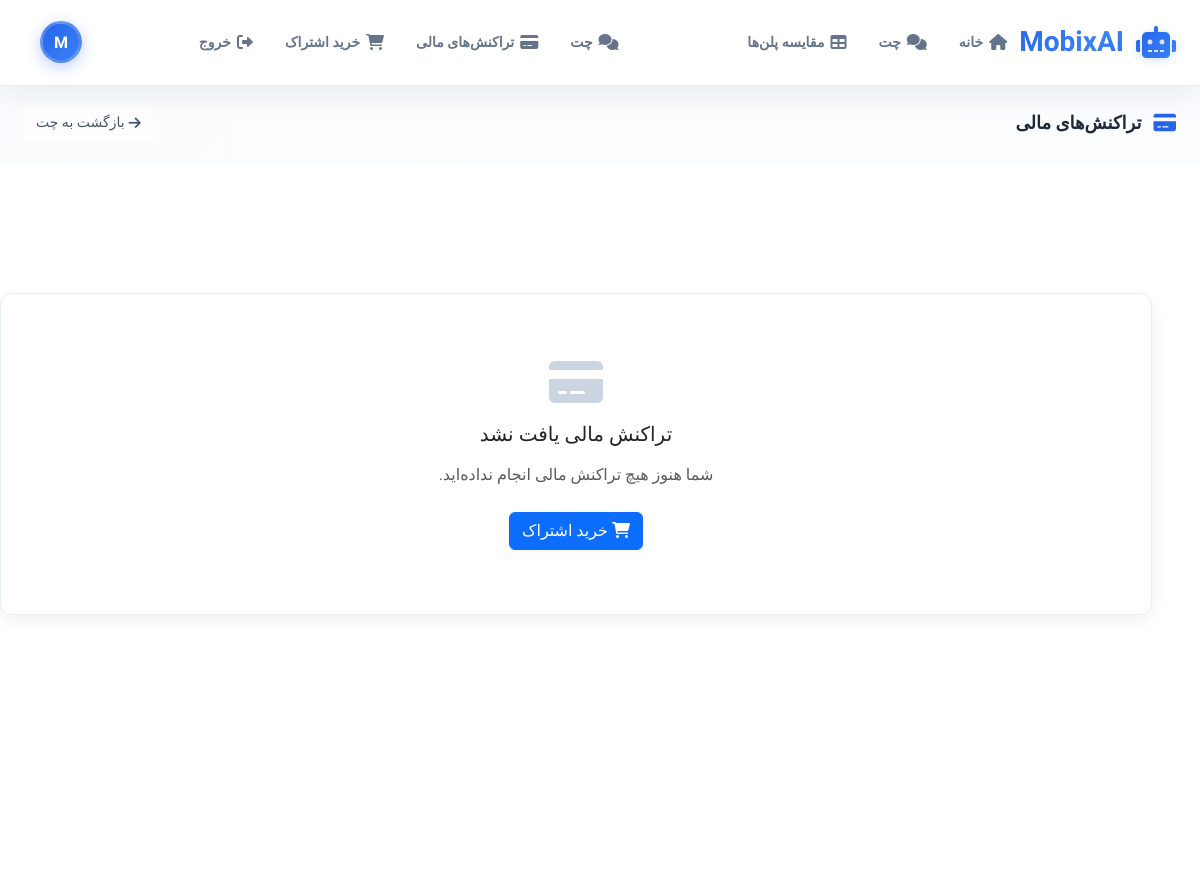
The app's page /financial-transactions/ (signed in), older data.
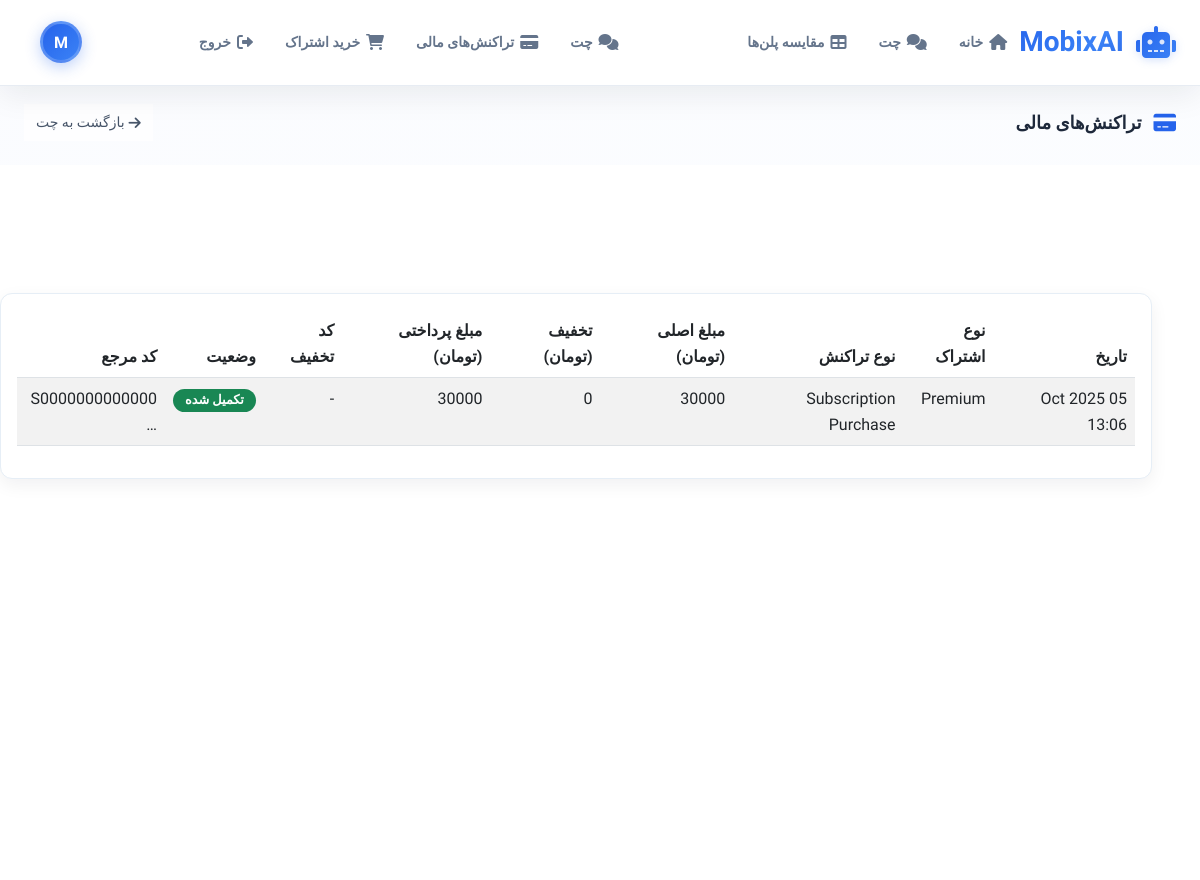
The same page, newer data.
### subscriptions/models.py (models this page shows, shortened)
class FinancialTransaction(models.Model):
    TRANSACTION_TYPES = [
        ('subscription_purchase', 'Subscription Purchase'),
        ('subscription_upgrade', 'Subscription Upgrade'),
        ('subscription_renewal', 'Subscription Renewal'),
    ]
    TRANSACTION_STATUS = [
        ('pending', 'Pending'),
        ('completed', 'Completed'),
        ('failed', 'Failed'),
        ('refunded', 'Refunded'),
    ]
    user = models.ForeignKey(User, on_delete=models.CASCADE, related_name='financial_transactions')
    subscription_type = models.ForeignKey(SubscriptionType, on_delete=models.CASCADE, null=True, blank=True)
    transaction_type = models.CharField(max_length=30, choices=TRANSACTION_TYPES)
    status = models.CharField(max_length=20, choices=TRANSACTION_STATUS, default='pending')
    amount = models.DecimalField(max_digits=10, decimal_places=2, help_text="Amount in Tomans")
    original_amount = models.DecimalField(max_digits=10, decimal_places=2, null=True, blank=True, help_text="Original amount before discounts in Tomans")
    discount_amount = models.DecimalField(max_digits=10, decimal_places=2, default=0, help_text="Discount amount in Tomans")
    authority = models.CharField(max_length=100, unique=True, help_text="Payment authority from gateway")
    reference_id = models.CharField(max_length=100, null=True, blank=True, help_text="Reference ID from payment gateway")
    discount_code = models.ForeignKey(DiscountCode, on_delete=models.SET_NULL, null=True, blank=True)
    created_at = models.DateTimeField(default=timezone.now)
    updated_at = models.DateTimeField(auto_now=True)
    class Meta:
        db_table = 'financial_transactions'
        verbose_name = "Financial Transaction"
        verbose_name_plural = "Financial Transactions"
        ordering = ['-created_at']

class SubscriptionType(models.Model):
    name = models.CharField(max_length=50, unique=True)
    description = models.TextField(blank=True)
    price = models.DecimalField(max_digits=10, decimal_places=2, default=0)
    duration_days = models.IntegerField(default=30, help_text="Subscription duration in days")
    sku = models.CharField(max_length=50, unique=True, help_text="Stock Keeping Unit for the subscription")
    max_tokens = models.IntegerField(default=0, help_text="Maximum tokens allowed for this subscription (0 for unlimited)")
    max_tokens_free = models.IntegerField(default=0, help_text="Maximum free tokens allowed for this subscription (0 for unlimited)")
    max_openrouter_cost_usd = models.DecimalField(
        max_digits=10,
        decimal_places=2,
        default=0,
        help_text="Maximum OpenRouter API cost in USD allowed for this subscription (0 for unlimited)"
    )
    hourly_max_messages = models.IntegerField(default=0, help_text="Maximum messages per hour (0 for unlimited)")
    hourly_max_tokens = models.IntegerField(default=0, help_text="Maximum tokens per hour (0 for unlimited)")
    three_hours_max_messages = models.IntegerField(default=0, help_text="Maximum messages per 3 hours (0 for unlimited)")
    three_hours_max_tokens = models.IntegerField(default=0, help_text="Maximum tokens per 3 hours (0 for unlimited)")
    twelve_hours_max_messages = models.IntegerField(default=0, help_text="Maximum messages per 12 hours (0 for unlimited)")
    twelve_hours_max_tokens = models.IntegerField(default=0, help_text="Maximum tokens per 12 hours (0 for unlimited)")
    daily_max_messages = models.IntegerField(default=0, help_text="Maximum messages per day (0 for unlimited)")
    daily_max_tokens = models.IntegerField(default=0, help_text="Maximum tokens per day (0 for unlimited)")
    weekly_max_messages = models.IntegerField(default=0, help_text="Maximum messages per week (0 for unlimited)")
    weekly_max_tokens = models.IntegerField(default=0, help_text="Maximum tokens per week (0 for unlimited)")
    monthly_max_messages = models.IntegerField(default=0, help_text="Maximum messages per month (0 for unlimited)")
    monthly_max_tokens = models.IntegerField(default=0, help_text="Maximum tokens per month (0 for unlimited)")
    monthly_free_model_messages = models.IntegerField(default=0, help_text="Maximum free model messages per month (0 for unlimited)")
    monthly_free_model_tokens = models.IntegerField(default=0, help_text="Maximum free model tokens per month (0 for unlimited)")
    daily_image_generation_limit = models.IntegerField(default=10, help_text="Maximum images that can be generated per day (0 for unlimited)")
    weekly_image_generation_limit = models.IntegerField(default=50, help_text="Maximum images that can be generated per week (0 for unlimited)")
    monthly_image_generation_limit = models.IntegerField(default=200, help_text="Maximum images that can be generated per month (0 for unlimited)")
    is_active = models.BooleanField(default=True)
    created_at = models.DateTimeField(default=timezone.now)
    class Meta:
        db_table = 'subscription_types'

### core/views.py (the view)
# urls.py: path('financial-transactions/', views.financial_transactions, name='financial_transactions'),
@login_required
def financial_transactions(request):
    FinancialTransaction = apps.get_model('subscriptions', 'FinancialTransaction')
    transactions = FinancialTransaction.objects.filter(
        user=request.user
    ).order_by('-created_at')
    paginator = Paginator(transactions, 10)
    page_number = request.GET.get('page')
    page_obj = paginator.get_page(page_number)
    context = {
        'transactions': page_obj,
    }
    return render(request, 'financial_transactions.html', context)

### accounts/models.py (called while the page is built)
    def get_subscription_type(self):
        try:
            user_subscription = self.subscription
            if user_subscription.is_active:
                if user_subscription.end_date and user_subscription.end_date < timezone.now():
                    user_subscription.is_active = False
                    user_subscription.save()
                    return None
                return user_subscription.subscription_type
        except:
            pass
        return None

    def get_subscription_info(self):
        try:
            user_subscription = self.subscription
            if user_subscription.is_active:
                if user_subscription.end_date and user_subscription.end_date < timezone.now():
                    user_subscription.is_active = False
                    user_subscription.save()
                    return None
                return user_subscription
        except:
            pass
        return None

### templates/financial_transactions.html (shortened to what the changed rows need)
{% extends 'base.html' %}
{% block content %}
<div class="chatgpt-container">
    <div class="chatgpt-layout">
        <div class="main-content">
            <div class="chat-messages-container">
                <div class="chat-messages">
                    {% if user.is_authenticated %}
                        <div class="card" style="border: 1px solid #E6EEF6; border-radius: 12px; box-shadow: 0 6px 18px rgba(11,18,32,0.06);">
                            <div class="card-body">
                                {% if transactions %}
                                    <div class="table-responsive">
                                        <table class="table table-striped table-hover">
                                            <thead>
                                                <tr>
                                                    <th>تاریخ</th>
                                                    <th>نوع اشتراک</th>
                                                    <th>نوع تراکنش</th>
                                                    <th>مبلغ اصلی (تومان)</th>
                                                    <th>تخفیف (تومان)</th>
                                                    <th>مبلغ پرداختی (تومان)</th>
                                                    <th>کد تخفیف</th>
                                                    <th>وضعیت</th>
                                                    <th>کد مرجع</th>
                                                </tr>
                                            </thead>
                                            <tbody>
                                                {% for transaction in transactions %}
                                                <tr>
                                                    <td>{{ transaction.created_at|date:"d M Y H:i" }}</td>
                                                    <td>
                                                        {% if transaction.subscription_type %}
                                                            {{ transaction.subscription_type.name }}
                                                        {% else %}
                                                            -
                                                        {% endif %}
                                                    </td>
                                                    <td>{{ transaction.get_transaction_type_display }}</td>
                                                    <td>
                                                        {% if transaction.original_amount %}
                                                            {{ transaction.original_amount|floatformat:0 }}
                                                        {% else %}
                                                            -
                                                        {% endif %}
                                                    </td>
                                                    <td>{{ transaction.discount_amount|floatformat:0 }}</td>
                                                    <td>{{ transaction.amount|floatformat:0 }}</td>
                                                    <td>
                                                        {% if transaction.discount_code %}
                                                            {{ transaction.discount_code.code }}
                                                        {% else %}
                                                            -
                                                        {% endif %}
                                                    </td>
                                                    <td>
                                                        {% if transaction.status == 'completed' %}
                                                            <span class="badge bg-success">تکمیل شده</span>
                                                        {% elif transaction.status == 'pending' %}
                                                            <span class="badge bg-warning">در انتظار</span>
                                                        {% elif transaction.status == 'failed' %}
                                                            <span class="badge bg-danger">ناموفق</span>
                                                        {% elif transaction.status == 'refunded' %}
                                                            <span class="badge bg-info">برگشت داده شده</span>
                                                        {% endif %}
                                                    </td>
                                                    <td>{{ transaction.reference_id|truncatechars:15 }}</td>
                                                </tr>
                                                {% endfor %}
                                            </tbody>
                                        </table>
                                    </div>
                                {% else %}
                                    <div class="text-center py-5">
                                        <i class="fas fa-credit-card fa-3x mb-3" style="color: #CBD5E1;"></i>
                                        <h5 class="mb-3">تراکنش مالی یافت نشد</h5>
                                        <p class="text-muted mb-4">شما هنوز هیچ تراکنش مالی انجام نداده‌اید.</p>
                                        <a href="{% url 'purchase_subscription' %}" class="btn btn-primary">
                                            <i class="fas fa-shopping-cart"></i> خرید اشتراک
                                        </a>
                                    </div>
                                {% endif %}
                            </div>
                        </div>
                    {% endif %}
                </div>
            </div>
        </div>
    </div>
</div>
{% endblock %}

Row changes from the older to the newer data that the page shows:
added FinancialTransaction: status "تکمیل شده"
Text that changed along with them:
text no longer shown: "تراکنش مالی یافت نشد شما هنوز هیچ تراکنش مالی انجام نداده‌اید. خرید اشتراک"
text now shown: "تاریخ نوع اشتراک نوع تراکنش مبلغ اصلی (تومان) تخفیف (تومان) مبلغ پرداختی (تومان) کد تخفیف وضعیت کد مرجع"
